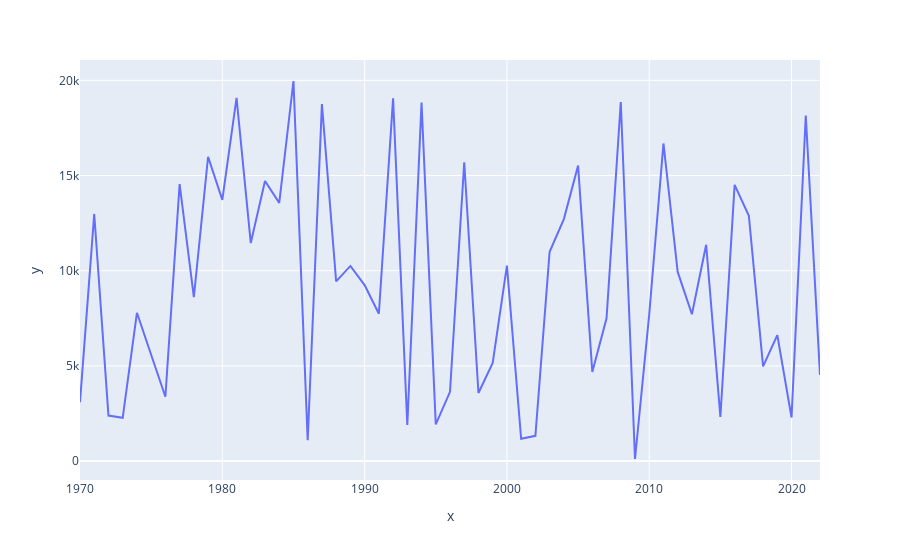

Notebook code cell kept with this figure:
### Code cell
px.line(x=dates, y=valores)

### Figure 1 — Plotly figure (JSON) as saved in the notebook; plotly's stock layout.template omitted (floating-point values rounded to 4 significant figures)
{"data": [{"hovertemplate": "x=%{x}<br>y=%{y}<extra></extra>", "legendgroup": "", "line": {"color": "#636efa", "dash": "solid"}, "marker": {"symbol": "circle"}, "mode": "lines", "name": "", "orientation": "v", "showlegend": false, "type": "scatter", "x": [1970, 1971, 1972, 1973, 1974, 1975, 1976, 1977, 1978, 1979, 1980, 1981, 1982, 1983, 1984, 1985, 1986, 1987, 1988, 1989, 1990, 1991, 1992, 1993, 1994, 1995, 1996, 1997, 1998, 1999, 2000, 2001, 2002, 2003, 2004, 2005, 2006, 2007, 2008, 2009, 2010, 2011, 2012, 2013, 2014, 2015, 2016, 2017, 2018, 2019, 2020, 2021, 2022], "xaxis": "x", "y": [3093, 12982, 2391, 2274, 7789, 5639, 3381, 14550, 8617, 15986, 13723, 19076, 11454, 14715, 13566, 19966, 1090, 18753, 9443, 10251, 9242, 7738, 19053, 1896, 18831, 1929, 3635, 15701, 3577, 5156, 10267, 1170, 1326, 10994, 12714, 15521, 4684, 7504, 18863, 109, 7704, 16684, 9936, 7715, 11366, 2318, 14511, 12886, 4975, 6616, 2289, 18151, 4521], "yaxis": "y"}], "layout": {"legend": {"tracegroupgap": 0}, "margin": {"t": 60}, "xaxis": {"anchor": "y", "domain": [0, 1], "title": {"text": "x"}}, "yaxis": {"anchor": "x", "domain": [0, 1], "title": {"text": "y"}}}}
